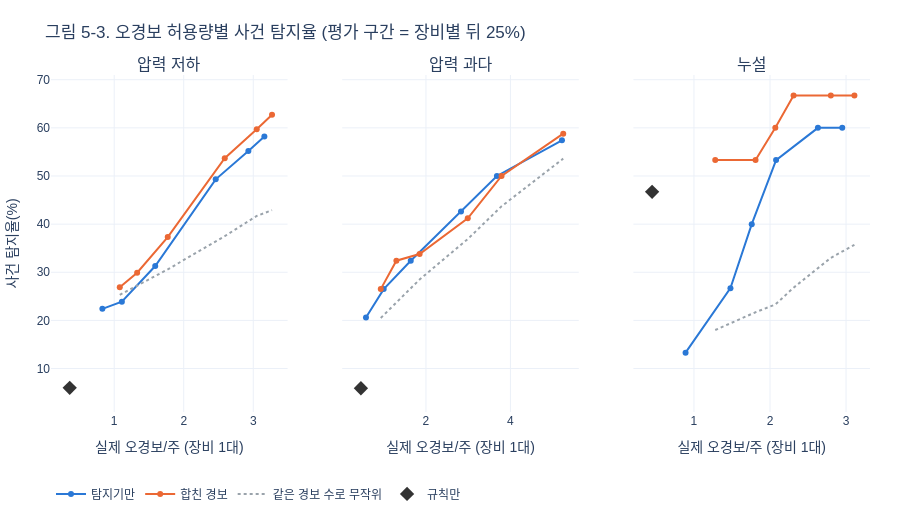

Notebook code for this chart:
### Markdown cell above
### 5-3. 오경보 허용량별 탐지율

경보 기준을 정할 때의 오경보 허용량(주 0.25~5회)을 바꿔 가며, 탐지기만·합친 경보의 탐지율과 실제 오경보를 본다. 같은 경보 수를 무작위로 뿌렸을 때의 기대 탐지율도 함께 그린다.

### Code cell
FA_BUDGETS = [0.25, 0.5, 1, 2, 3, 5]
curve_rows = []
for fault in FAULTS:
    _, scores, _ = detectors[fault]
    for budget in FA_BUDGETS:
        model_alarms = detector_alarms(scores, fault, budget)
        for setup, alarms in [('탐지기만', model_alarms), ('합친 경보', combine_alarms(model_alarms, rule_alarms))]:
            curve_rows.append({'고장': FSHORT[fault], '구성': setup, '허용량(주)': budget, **evaluate(alarms, fault)})
curve = pd.DataFrame(curve_rows)
display(curve.pivot_table(index=['고장', '허용량(주)'], columns='구성',
                          values=['탐지율(%)', '판단 가능 중 탐지율(%)', '오경보/주', '정밀도(%)']).round(1))

# 그림 5-3: x = 실제 오경보/주, y = 사건 탐지율
fig = make_subplots(rows=1, cols=3, subplot_titles=[FSHORT[fault] for fault in FAULTS], shared_yaxes=True)
setup_colors = {'탐지기만': '#2a78d6', '합친 경보': '#eb6834'}
for col, fault in enumerate(FAULTS, 1):
    fault_curve = curve[curve.고장 == FSHORT[fault]]
    for setup, color in setup_colors.items():
        setup_curve = fault_curve[fault_curve.구성 == setup].sort_values('오경보/주')
        fig.add_scatter(x=setup_curve['오경보/주'], y=setup_curve['탐지율(%)'], mode='lines+markers', name=setup,
                        line=dict(color=color), legendgroup=setup, showlegend=col == 1, row=1, col=col)
    random_curve = fault_curve[fault_curve.구성 == '합친 경보'].sort_values('오경보/주')
    fig.add_scatter(x=random_curve['오경보/주'], y=random_curve['무작위 기대 탐지율(%)'], mode='lines', name='같은 경보 수로 무작위',
                    line=dict(color='#9aa3ab', dash='dot'), legendgroup='random', showlegend=col == 1, row=1, col=col)
    rule_result = results[(results.고장 == FSHORT[fault]) & (results.구성 == '③ 규칙만')].iloc[0]
    fig.add_scatter(x=[rule_result['오경보/주']], y=[rule_result['탐지율(%)']], mode='markers', name='규칙만',
                    marker=dict(symbol='diamond', size=11, color='#333'), legendgroup='rule', showlegend=col == 1, row=1, col=col)
fig.update_xaxes(title_text='실제 오경보/주 (장비 1대)')
fig.update_yaxes(title_text='사건 탐지율(%)', col=1)
fig.update_layout(title='그림 5-3. 오경보 허용량별 사건 탐지율 (평가 구간 = 장비별 뒤 25%)', legend=dict(orientation='h', y=-0.2))
show(fig, 520)

### Figure 1 — Plotly figure (JSON) as saved in the notebook; plotly's stock layout.template omitted (floating-point values rounded to 4 significant figures)
{"data": [{"legendgroup": "탐지기만", "line": {"color": "#2a78d6"}, "mode": "lines+markers", "name": "탐지기만", "showlegend": true, "type": "scatter", "x": [0.83, 1.11, 1.59, 2.46, 2.93, 3.16], "xaxis": "x", "y": [22.4, 23.9, 31.3, 49.3, 55.2, 58.2], "yaxis": "y"}, {"legendgroup": "합친 경보", "line": {"color": "#eb6834"}, "mode": "lines+markers", "name": "합친 경보", "showlegend": true, "type": "scatter", "x": [1.08, 1.33, 1.77, 2.59, 3.05, 3.27], "xaxis": "x", "y": [26.9, 29.9, 37.3, 53.7, 59.7, 62.7], "yaxis": "y"}, {"legendgroup": "random", "line": {"color": "#9aa3ab", "dash": "dot"}, "mode": "lines", "name": "같은 경보 수로 무작위", "showlegend": true, "type": "scatter", "x": [1.08, 1.33, 1.77, 2.59, 3.05, 3.27], "xaxis": "x", "y": [25.3, 27.2, 30.6, 37.5, 41.7, 42.9], "yaxis": "y"}, {"legendgroup": "rule", "marker": {"color": "#333", "size": 11, "symbol": "diamond"}, "mode": "markers", "name": "규칙만", "showlegend": true, "type": "scatter", "x": [0.36], "xaxis": "x", "y": [6.0], "yaxis": "y"}, {"legendgroup": "탐지기만", "line": {"color": "#2a78d6"}, "mode": "lines+markers", "name": "탐지기만", "showlegend": false, "type": "scatter", "x": [0.58, 1.0, 1.64, 2.83, 3.68, 5.22], "xaxis": "x2", "y": [20.6, 26.5, 32.4, 42.6, 50.0, 57.4], "yaxis": "y2"}, {"legendgroup": "합친 경보", "line": {"color": "#eb6834"}, "mode": "lines+markers", "name": "합친 경보", "showlegend": false, "type": "scatter", "x": [0.93, 1.3, 1.85, 2.99, 3.79, 5.25], "xaxis": "x2", "y": [26.5, 32.4, 33.8, 41.2, 50.0, 58.8], "yaxis": "y2"}, {"legendgroup": "random", "line": {"color": "#9aa3ab", "dash": "dot"}, "mode": "lines", "name": "같은 경보 수로 무작위", "showlegend": false, "type": "scatter", "x": [0.93, 1.3, 1.85, 2.99, 3.79, 5.25], "xaxis": "x2", "y": [20.5, 23.7, 28.5, 36.9, 43.7, 53.6], "yaxis": "y2"}, {"legendgroup": "rule", "marker": {"color": "#333", "size": 11, "symbol": "diamond"}, "mode": "markers", "name": "규칙만", "showlegend": false, "type": "scatter", "x": [0.46], "xaxis": "x2", "y": [5.9], "yaxis": "y2"}, {"legendgroup": "탐지기만", "line": {"color": "#2a78d6"}, "mode": "lines+markers", "name": "탐지기만", "showlegend": false, "type": "scatter", "x": [0.89, 1.48, 1.76, 2.08, 2.63, 2.95], "xaxis": "x3", "y": [13.3, 26.7, 40.0, 53.3, 60.0, 60.0], "yaxis": "y3"}, {"legendgroup": "합친 경보", "line": {"color": "#eb6834"}, "mode": "lines+markers", "name": "합친 경보", "showlegend": false, "type": "scatter", "x": [1.28, 1.81, 2.07, 2.31, 2.8, 3.11], "xaxis": "x3", "y": [53.3, 53.3, 60.0, 66.7, 66.7, 66.7], "yaxis": "y3"}, {"legendgroup": "random", "line": {"color": "#9aa3ab", "dash": "dot"}, "mode": "lines", "name": "같은 경보 수로 무작위", "showlegend": false, "type": "scatter", "x": [1.28, 1.81, 2.07, 2.31, 2.8, 3.11], "xaxis": "x3", "y": [18.0, 21.7, 23.3, 26.8, 33.0, 35.7], "yaxis": "y3"}, {"legendgroup": "rule", "marker": {"color": "#333", "size": 11, "symbol": "diamond"}, "mode": "markers", "name": "규칙만", "showlegend": false, "type": "scatter", "x": [0.45], "xaxis": "x3", "y": [46.7], "yaxis": "y3"}], "layout": {"annotations": [{"font": {"size": 16}, "showarrow": false, "text": "압력 저하", "x": 0.1444, "xanchor": "center", "xref": "paper", "y": 1.0, "yanchor": "bottom", "yref": "paper"}, {"font": {"size": 16}, "showarrow": false, "text": "압력 과다", "x": 0.5, "xanchor": "center", "xref": "paper", "y": 1.0, "yanchor": "bottom", "yref": "paper"}, {"font": {"size": 16}, "showarrow": false, "text": "누설", "x": 0.8556, "xanchor": "center", "xref": "paper", "y": 1.0, "yanchor": "bottom", "yref": "paper"}], "font": {"family": "Malgun Gothic, sans-serif"}, "height": 520, "legend": {"orientation": "h", "y": -0.2}, "margin": {"b": 60, "l": 30, "r": 30, "t": 75}, "title": {"text": "그림 5-3. 오경보 허용량별 사건 탐지율 (평가 구간 = 장비별 뒤 25%)"}, "xaxis": {"anchor": "y", "domain": [0.0, 0.2889], "title": {"text": "실제 오경보/주 (장비 1대)"}}, "xaxis2": {"anchor": "y2", "domain": [0.3556, 0.6444], "title": {"text": "실제 오경보/주 (장비 1대)"}}, "xaxis3": {"anchor": "y3", "domain": [0.7111, 1.0], "title": {"text": "실제 오경보/주 (장비 1대)"}}, "yaxis": {"anchor": "x", "domain": [0.0, 1.0], "title": {"text": "사건 탐지율(%)"}}, "yaxis2": {"anchor": "x2", "domain": [0.0, 1.0], "matches": "y", "showticklabels": false}, "yaxis3": {"anchor": "x3", "domain": [0.0, 1.0], "matches": "y", "showticklabels": false}}}
